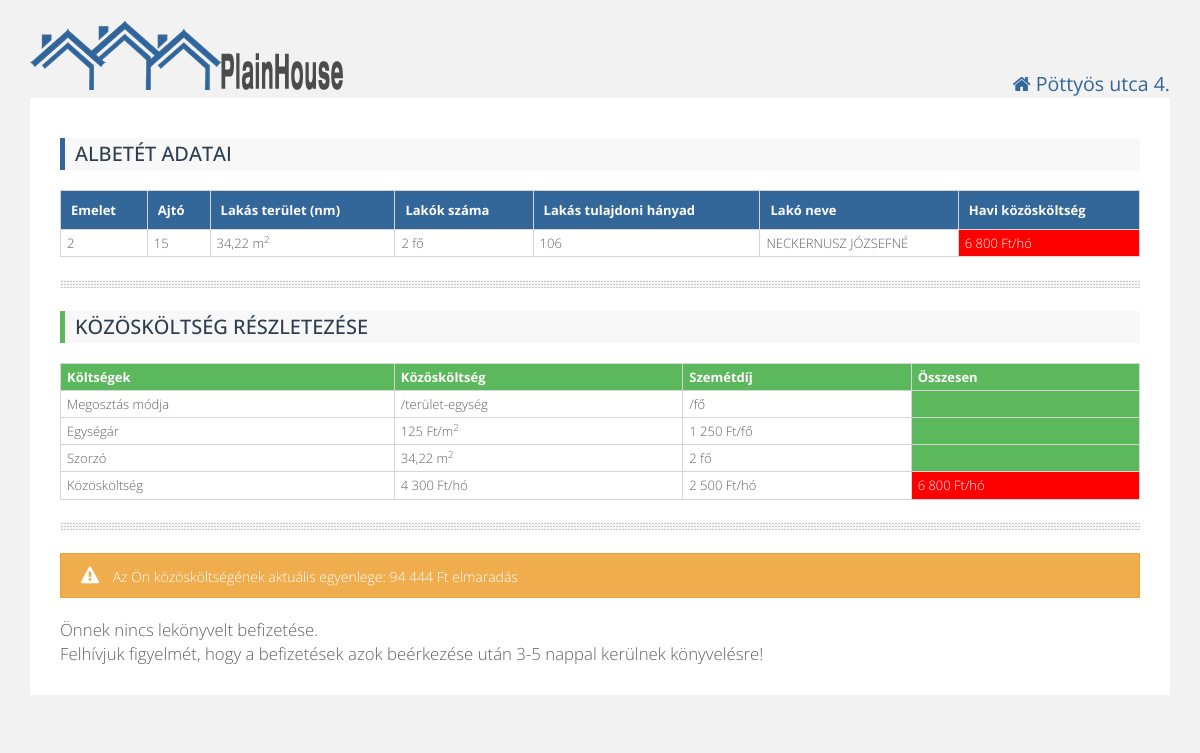
Page /mydepo.php (signed in) on the committed database.
### tables this page shows
CREATE TABLE IF NOT EXISTS `deposits` (
  `id` int(11) NOT NULL AUTO_INCREMENT,
  `floor` varchar(5) NOT NULL,
  `door` varchar(4) NOT NULL,
  `area` double NOT NULL,
  `residents_no` int(11) NOT NULL,
  `area_ratio` double NOT NULL,
  `resident_name` text NOT NULL,
  PRIMARY KEY (`id`)
);

CREATE TABLE IF NOT EXISTS `fees` (
  `id` int(11) NOT NULL AUTO_INCREMENT,
  `name` varchar(150) NOT NULL,
  `yearly_amount` int(11) NOT NULL,
  `dealer` int(11) NOT NULL,
  `multiplier` varchar(75) NOT NULL,
  PRIMARY KEY (`id`)
);

### mydepo.php (called while the page is built, shortened)
<?php
include_once 'functions.php';
include_once 'db.php';
include_once 'config.php';
include_once 'html.php';
htmlHead($website['title'], $house['name']);
webheader($_SESSION);
if (isset($_GET['depositid']) && ($_SESSION['admin']>0)) {
 $id = $_GET['depositid'];
}
else if (isset($_SESSION['depositid']) && !isset($_GET['depositid'])){
$id = $_SESSION['depositid'];
}
else {
     notLoggedIn();
     exit();
}
getMyDepo($id);

### functions.php (called while the page is built, shortened)
<?php
include_once 'db.php';
include_once 'config.php';
function round_to_nearest_n($int, $n) {
    return round($int / $n) * $n;
}
function getActualBalance($ccost, $actual_balance) {
    global $house;
    if (date('d') < $house['payment_day'])
    {
        $month = date('m') - 1;
    }
    else
    {
        $month = date('m');
    }
    $req_payment = $ccost * $month;
    $balance = $actual_balance - $req_payment;
    return $balance;
}

### config.php (called while the page is built, shortened)
<?php
$db['host'] = "localhost";
$db['name'] = "plainhouse";
$db['user'] = "root";
$db['pass'] = "root";
$db['charset'] = "utf8";

### db.php (the view, shortened to what this page needs)
<?php
include_once 'functions.php';
function getMyDepo($id) {
    $sql = "SELECT `floor`, `door`, `area`,  "
            . "`residents_no`, `area_ratio`, "
            . "`resident_name` FROM `deposits` WHERE `id`=$id;";
    $result1 = mysql_query($sql);
    $deposit = array();
    while ($row = mysql_fetch_assoc($result1)) {
        $deposit = $row;
    }
    $sql = "SELECT * from fees;";
    $result2 = mysql_query($sql);
    $fees = array();
    while ($row = mysql_fetch_assoc($result2)) {
        $fees[] = $row;
    }
    $ccost = $fees[0];
    $grabage = $fees[1];
    $ccost_base = round(($ccost['yearly_amount'] * $deposit['area']), 0);
    $ccost_cost = round_to_nearest_n($ccost_base, 50);
    $grabage_cost = round(($grabage['yearly_amount'] * $deposit['residents_no']), 0);
    $ccosts = $ccost_cost + $grabage_cost;
    echo <<<EOT
<div class="content">
<div id="mydepo">
<h3 class="primary"> Albetét adatai</h3>
<table id="responsiveTable" class="large-only" cellspacing="0">
<tr align="left" class="primary">
   <th> Emelet </th>
   <th> Ajtó </th>
   <th> Lakás terület (nm) </th>
   <th> Lakók száma </th>
   <th> Lakás tulajdoni hányad </th>
   <th> Lakó neve </th>
   <th>Havi közösköltség</th>
</tr>
EOT;
    echo '<tbody>';
    echo '<tr>';
    echo "<td>{$deposit['floor']}</td>";
    echo "<td>{$deposit['door']}</td>";
    echo '<td>' . str_replace(".", ",", round($deposit['area'], 2)) . ' m<sup>2</sup></td>';
    echo '<td>' . $deposit['residents_no'] . ' fő</td>';
    echo '<td>' . str_replace(".", ",", round($deposit['area_ratio'], 2)) . '</td>';
    echo '<td>' . $deposit['resident_name'] . '</td>';
    echo "<td class='tdwarning'>" . number_format($ccosts, 0, ',', ' ') . " Ft/hó</td>";
    echo '</tr>';
    echo '</tbody>';
    echo '</table>';
    echo <<<EOT
    </div>
<hr />
<div id="ccost">
<h3 class="success"> Közösköltség részletezése </h3>
<table id="responsiveTableTwo" class="large-only" cellspacing="0">
<tr align="left" class="success">
   <th>Költségek</th>
   <th> {$ccost['name']} </th>
   <th> {$grabage['name']}  </th>
   <th>Összesen</th>
</tr>
<tbody>
<tr>
   <td>Megosztás módja</td>
   <td> {$ccost['multiplier']} </td>
   <td> {$grabage['multiplier']} </td>
   <td class='tdsuccess'> </td>
</tr>
EOT;
    echo "<tr>";
    echo "<td>Egységár</td>";
    echo "<td>" . number_format($ccost['yearly_amount'], 0, ',', ' ') . " Ft/m<sup>2</sup> </td>";
    echo "<td>" . number_format($grabage['yearly_amount'], 0, ',', ' ') . " Ft/fő </td>";
    echo "<td class='tdsuccess'> </td>";
    echo "</tr>";
    echo "<tr>";
    echo "<td>Szorzó</td>";
    echo '<td>' . str_replace(".", ",", round($deposit['area'], 2)) . ' m<sup>2</sup> </td>';
    echo '<td>' . $deposit['residents_no'] . ' fő</td>';
    echo "<td class='tdsuccess'> </td>";
    echo "</tr>";
    echo "<tr>";
    echo "<td>Közösköltség</td>";
    echo "<td>" . number_format($ccost_cost, 0, ',', ' ') . " Ft/hó</td>";
    echo "<td>" . number_format($grabage_cost, 0, ',', ' ') . " Ft/hó</td>";
    echo "<td class='tdwarning'>" . number_format($ccosts, 0, ',', ' ') . " Ft/hó</td>";
    echo '</tbody>';
    echo '</table>';
    echo '</div>';
    echo '<hr />';
    echo '<div>';
    getMyPayments($id);
}
function getCcost($id) {
    $sql = "SELECT `floor`, `door`, `area`,  "
            . "`residents_no`, `area_ratio`, "
            . "`resident_name` FROM `deposits` WHERE `id`=$id;";
    $result1 = mysql_query($sql);
    $deposit = array();
    while ($row = mysql_fetch_assoc($result1)) {
        $deposit = $row;
    }
    $sql = "SELECT * from fees;";
    $result2 = mysql_query($sql);
    $fees = array();
    while ($row = mysql_fetch_assoc($result2)) {
        $fees[] = $row;
    }
    $ccost = $fees[0];
    $grabage = $fees[1];
    $ccost_base = round(($ccost['yearly_amount'] * $deposit['area']), 0);
    $ccost_cost = round_to_nearest_n($ccost_base, 50);
    $grabage_cost = round(($grabage['yearly_amount'] * $deposit['residents_no']), 0);
    $ccosts = $ccost_cost + $grabage_cost;
    return $ccosts;
}
function getCurrentBalance($id) {
    $year = date("Y");
    $sql = "SELECT `actual_balance` FROM `deposit_balance` WHERE `deposit_id` = '$id' AND `year` = '$year'";
    $result = mysql_query($sql);
    while ($row = mysql_fetch_assoc($result)) {
        $balance = $row["actual_balance"];
    }
    return $balance;
}
function getMyPayments($id) {
    global $db;
    $ccost = getCcost($id);
    $closing_balance = getCurrentBalance($id);
    $balance = getActualBalance($ccost, $closing_balance);
    if ($balance < 0)
    {
        $abalance = $balance * -1;
    }
    else
    {
        $abalance = $balance;
    }
    $abalance = number_format($abalance, 0, ',', ' ');
    $sql = "SELECT `deposits`.`floor`,`deposits`.`door`,`payment`.`date`,`payment`.`amount` FROM deposits "
            . "LEFT JOIN `{$db['name']}`.`payment` ON `deposits`.`id` = `payment`.`deposit_id` "
            . "WHERE `deposits`.`id` = $id "
            . "ORDER BY `payment`.`date` DESC;";
    $result = mysql_query($sql);
    while ($row = mysql_fetch_assoc($result)) {
        $table[] = $row;
    }
    if ($balance < 0)
    {
        echo <<<EOT
                <div class="alertMsg warning"><i class="fa fa-warning"></i> Az Ön közösköltségének aktuális egyenlege: <span class="floatLeft">$abalance Ft elmaradás</span></div>
EOT;
    }
    else
    {
        echo <<<EOT
                <div class="alertMsg success"><i class="fa fa-info-circle"></i> Az Ön közösköltségének aktuális egyenlege: <span class="floatLeft">$abalance Ft túlfizetés</span></div>
EOT;
    }
    if ($table[0]['date'] == NULL)
    {
        echo "Önnek nincs lekönyvelt befizetése.<br>"
        . "Felhívjuk figyelmét, hogy a befizetések azok beérkezése után 3-5 nappal kerülnek könyvelésre!";
        exit;
    }
}

### html.php (shortened to what this page needs)
<?php
include_once 'config.php';
include_once 'functions.php';
function htmlHead($title, $house) {
    echo <<<EOT
	<!doctype html>
<html>
    <head>
        <meta http-equiv="Content-Type" content="text/html; charset=UTF-8">
		<meta name="viewport" content="width=device-width, initial-scale=1.0">
		<link href="favicon.ico" rel="icon" type="image/x-icon" />
        <title>$title - $house</title>
        <script src="js/jquery.js"></script>
        <script src="js/bootstrap.js"></script>
        <script src="js/bootstrap-dialog.js" type="text/javascript"></script>
        <script src="js/plainhome.js" type="text/javascript"></script>
        <script src="js/form-validator.js" type="text/javascript"></script>
        <link href='http://fonts.googleapis.com/css?family=Open+Sans' rel='stylesheet' type='text/css'>
        <link href="css/bootstrap-dialog.css" rel="stylesheet" type="text/css"/>
		<link href="css/bootstrap.css" rel="stylesheet">
		<link href="css/style.css" rel="stylesheet">
		<link href="css/plainhome.css" rel="stylesheet">
		<link href="css/datepicker.css" rel="stylesheet">
		<link href="css/font-awesome.min.css" rel="stylesheet">
	<!--[if lt IE 9]>
		<script src="js/html5shiv.js"></script>
		<script src="js/respond.js"></script>
	<![endif]-->
     </head>
    <body>
EOT;
}
function webheader($user) {
    global $house;
    echo <<<EOT
    <div class="container">
	    <div class="row">
	        <div class="col-md-8">
	            <div class="logo">
	                <a href="index.php"><img alt="PlainHome" src="pics/logo.png" /></a>
	            </div>
	        </div>
	        <div class="col-md-4 userInfo">
	            <p class="textRight"><i class="fa fa-home"></i> {$house['name']}</p>
	        </div>
	        <div>
	            <div class="nav">
	                <input type="checkbox" id="toggle" />
EOT;
    echo <<<EOT
                </div>
			</div>
	    </div>
		<div class="modal fade" id="signOut" tabindex="-1" role="dialog" aria-hidden="true">
			<div class="modal-dialog">
				<div class="modal-content">
					<div class="modal-body">
						<p class="lead">Biztosan ki akar lépni?</p>
					</div>
					<div class="modal-footer">
						<a href="index.php?logout=1" class="btn btn-success btn-icon-alt">Kilépés <i class="fa fa-sign-out"></i></a>
						<button type="button" class="btn btn-warning btn-icon" data-dismiss="modal"><i class="fa fa-times-circle"></i> Mégsem</button>
					</div>
				</div>
			</div>
		</div>
EOT;
}

### css/style.css (style rules this page uses)
body { background: #f2f2f2; color: #444444; font-family: "Open Sans",sans-serif; font-size: 14px; line-height: 1.42857; }
h1, h2, h3, h4, h5, h6, .h1, .h2, .h3, .h4, .h5, .h6 { font-family: "Open Sans", sans-serif; color: #999999; line-height: 1.1; padding: 2px 0; margin-top: 10px; margin-bottom: 20px; }
h3.primary { background: #f8f8f8; padding: 5px 10px 5px 10px; color: #2c3e50; border-left: 5px solid #336699; font-size: 20px; text-transform: uppercase; }
h3.success { background: #f8f8f8; padding: 5px 10px 5px 10px; color: #2c3e50; border-left: 5px solid #5cb85c; font-size: 20px; text-transform: uppercase; }
p { margin: 10px 0; }
.container { max-width: 1250px; margin-left: auto; margin-right: auto; padding-left: 0; padding-right: 0; }
.container .content { padding: 30px; border-radius: 0; background-color: #ffffff; color: #606060; font-size: 1.2em; font-weight: 200; line-height: 1.4; margin-bottom: 30px; }

### css/plainhome.css (style rules this page uses)
body { padding: 20px 30px; }
a { color: #336699; text-decoration: none; }
hr { border: 0; margin: 1.35em auto; max-width: 100%; background-position: 50%; box-sizing: border-box; height: 8px; background-size: 3px 3px; }
img { max-width: 100%; height: auto; vertical-align: middle; border: 0; -ms-interpolation-mode: bicubic; }
.textRight { text-align: right; font-size: 1.4em; color: #336699; margin: 50px 0 0 0; }
.logo:before, .logo:after { content: " "; display: table; }
.logo:after { clear: both; }
.logo { max-height: 42px; overflow-x: visible; margin-bottom: 30px; }
.alertMsg { font-size: 14px; font-family: 'Open Sans', sans-serif; line-height: 1.5em; margin: 20px 0; padding: 12px 30px 10px 20px; position: relative; }
.alertMsg i { font-size: 18px; margin-right: 10px; }
.alertMsg.warning { background-color: #f0ad4e; border: 1px #eea236 solid; color: #ffffff; }
table { border-collapse: collapse; border-spacing: 0; width: 100%; margin: 1em 0; //table-layout: fixed; }
tr { border-bottom: 1px solid #d5d5d5; }
th { background: #f5f5f5; color: #444; //font-weight: bold; border-top: 1px solid #d5d5d5; }
th:first-of-type { border-left: 1px solid #d5d5d5; }
th { border-right: 1px solid #d5d5d5; }
td, th { padding: 4px 2px 4px 6px; text-align: left; font-size: 13px; }
td:first-of-type { border-left: 1px solid #d5d5d5; }
td { border-right: 1px solid #d5d5d5; }
.primary th { background: #336699; color: #ffffff; padding: 10px; }
.success th { background: #5cb85c; color: #ffffff; }
.tdsuccess { background: #5cb85c; color: #ffffff; // border-top: solid 1px #5cb85c; }
.tdwarning { background: red; color: #ffffff; // border-top: solid 1px red; }

### rows in the picture
deposits: floor "2", door "15", area "34,22", residents_no "2", area_ratio "106", resident_name "NECKERNUSZ JÓZSEFNÉ"
fees: name "Közösköltség", multiplier "/terület-egység", yearly_amount "125", yearly_amount.area "4 300"
fees: name "Szemétdíj", multiplier "/fő", yearly_amount "1 250", yearly_amount.residents_no "2 500"

### other values in the picture
$house['name'] "Pöttyös utca 4."
$ccosts "6 800"
$abalance "94 444"
